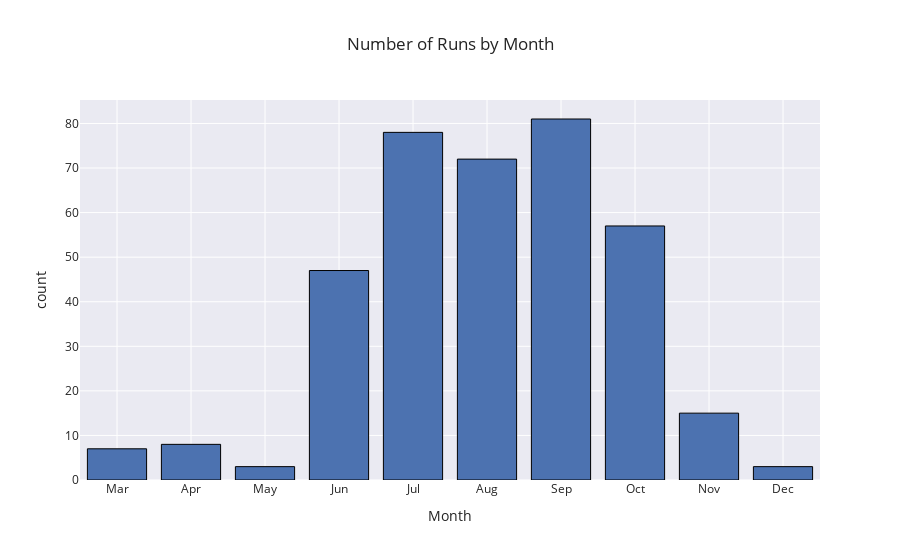

Write notebook code for a chart like this one.
### Code cell
# graph: number of runs in each month

# ---- MATPLOTLIB ----
monthly_counts = df_dates['Month'].value_counts().sort_index()

bar_month, bar_month_ax = plt.subplots()
bar_month_ax.bar(monthly_counts.index, 
                 monthly_counts.values, 
                 color = 'lightblue', 
                 edgecolor = 'black')

bar_month_ax.set_xlabel('Month')
bar_month_ax.set_ylabel('Number of runs')
bar_month_ax.set_title('Number of runs each month across all years')

# ---- PLOTLY ----
df_dates['Month'] = pd.Categorical(df_dates['Month'], categories = month_arr, ordered=True)

month_hist = px.histogram(
        df_dates,
        x = 'Month',
        nbins = 12,
        labels = {'Month': 'Month', 'count': 'Number of runs'},
        title = 'Number of Runs by Month',
        template = 'seaborn'
    )
month_hist.update_traces(marker_line_width = 1, marker_line_color = 'black')
month_hist.update_xaxes(categoryorder = 'array', categoryarray = month_arr)
month_hist.show()

### Figure 1 — Plotly figure (JSON) as saved in the notebook; plotly's stock layout.template omitted (floating-point values rounded to 4 significant figures; data arrays with more than 128 entries replaced by an {"elided": "..."} marker saying what was removed)
{"data": [{"alignmentgroup": "True", "bingroup": "x", "hovertemplate": "Month=%{x}<br>count=%{y}<extra></extra>", "legendgroup": "", "marker": {"color": "rgb(76,114,176)", "line": {"color": "black", "width": 1}, "pattern": {"shape": ""}}, "name": "", "nbinsx": 12, "offsetgroup": "", "orientation": "v", "showlegend": false, "type": "histogram", "x": {"elided": "371 str values"}, "xaxis": "x", "yaxis": "y"}], "layout": {"barmode": "relative", "legend": {"tracegroupgap": 0}, "title": {"text": "Number of Runs by Month"}, "xaxis": {"anchor": "y", "categoryarray": ["Jan", "Feb", "Mar", "Apr", "May", "Jun", "Jul", "Aug", "Sep", "Oct", "Nov", "Dec"], "categoryorder": "array", "domain": [0, 1], "title": {"text": "Month"}}, "yaxis": {"anchor": "x", "domain": [0, 1], "title": {"text": "count"}}}}
